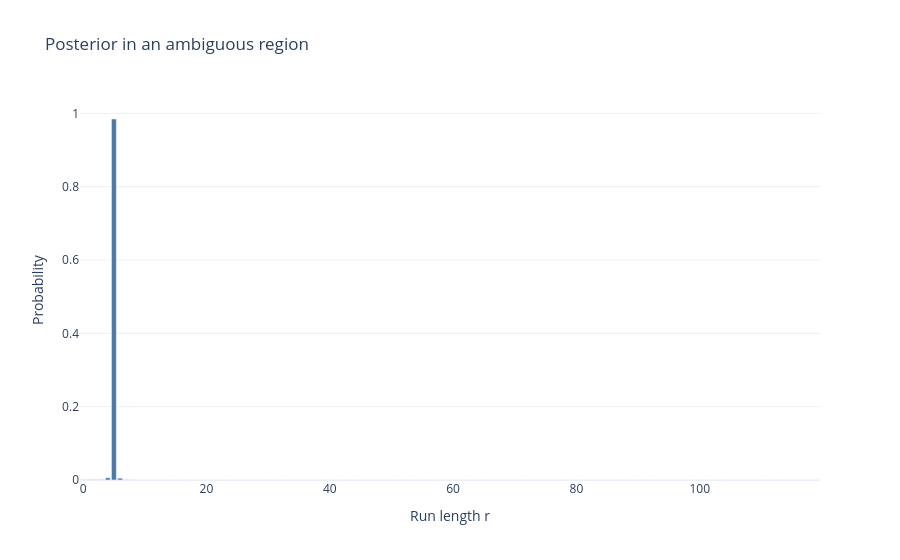

Source (notebook cell):
### Code cell
posterior_slice(215, "Posterior in an ambiguous region")
